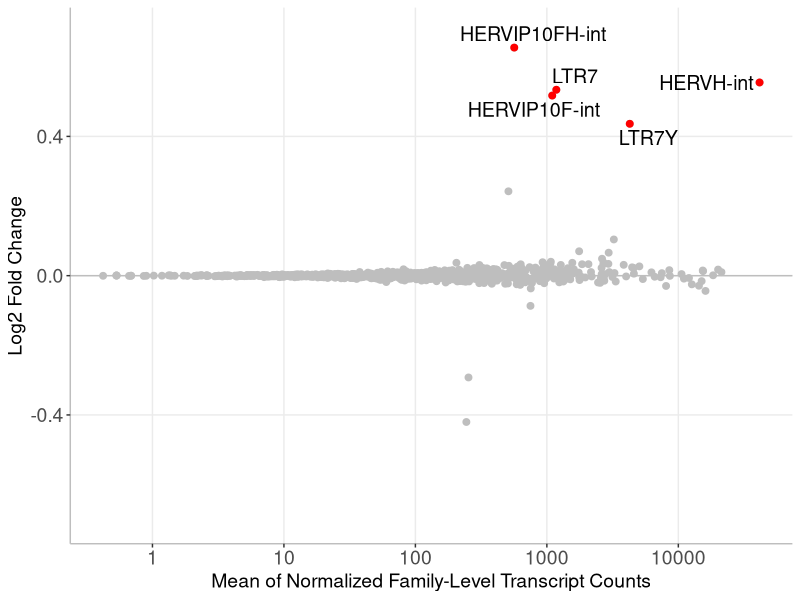

Generate this figure with R:
library(ggplot2)
library(ggrepel)

deseq2_results_tetranscripts_tnf_vs_ctrl <- read.table("deseq2_results_tetranscripts_tnf_vs_ctrl.tab", sep="\t", header=TRUE)
head(deseq2_results_tetranscripts_tnf_vs_ctrl)

deseq2_results_tetranscripts_tnf_vs_ctrl = as.data.frame(deseq2_results_tetranscripts_tnf_vs_ctrl)

maplot <- ggplot(deseq2_results_tetranscripts_tnf_vs_ctrl, aes(baseMean, log2FoldChange), colour="grey") +
  scale_color_discrete(name = 'Labels') +
  geom_hline(yintercept = 0, size = 0.5, color = 'grey') +
  theme_bw() +
  theme(
    plot.background = element_blank(),
    panel.grid.minor = element_blank(),
    panel.border = element_blank()
  ) +
  theme(axis.line = element_line(color = 'grey')) +
  theme(axis.text = element_text(size = 14)) +
  labs(y="Log2 Fold Change", x = "Mean of Normalized Family-Level Transcript Counts") +
  # Set all dots color to grey
  geom_point(data=deseq2_results_tetranscripts_tnf_vs_ctrl, colour = "grey", size = 2) + 
  # If pvalue<0.05, change dot color to green
  geom_point(data=deseq2_results_tetranscripts_tnf_vs_ctrl[which(deseq2_results_tetranscripts_tnf_vs_ctrl $padj <0.05),], colour = "red", size = 2) +
  # Add text label for sig points
  geom_text_repel(data = deseq2_results_tetranscripts_tnf_vs_ctrl[which(deseq2_results_tetranscripts_tnf_vs_ctrl $padj <0.05),], mapping = aes(baseMean, log2FoldChange, label = rownames(deseq2_results_tetranscripts_tnf_vs_ctrl[which(deseq2_results_tetranscripts_tnf_vs_ctrl $padj <0.05),])),size = 5,force = 1) +
  ylim(-0.7, 0.7) + 
  theme(text=element_text(size=14,  family="Helvetica")) 

maplot + scale_x_continuous(trans='log10')
